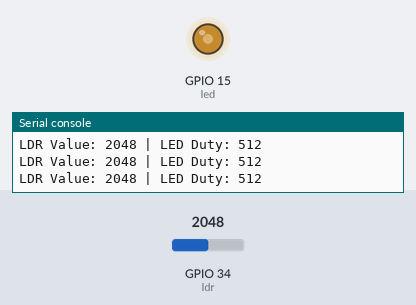
Bench run of a program on a simulated ESP32 board running MicroPython. On the bench: output pins drawn as LEDs (lit = HIGH), the last lines printed to the serial console. The inputs (shaded band) are chosen by the test bench; at power-on: GPIO 34 (ldr) = 2048 (analog values on the 0–4095 scale).

Above: at 1.2 s.
1.3 s: GPIO 34 (ldr) set to 2866
At 2.2 s:
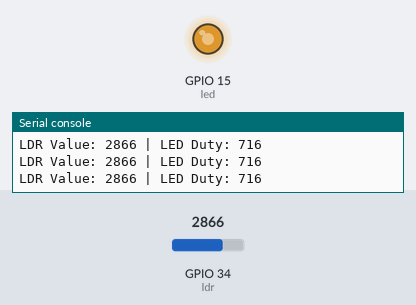
2.8 s: GPIO 34 (ldr) set to 3603
At 3.6 s:
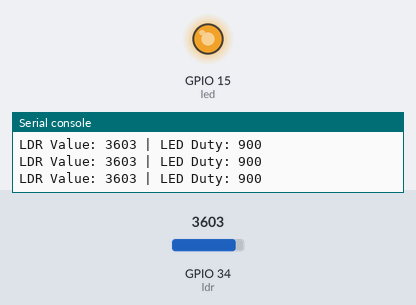
4.3 s: GPIO 34 (ldr) set to 983
At 5.0 s:
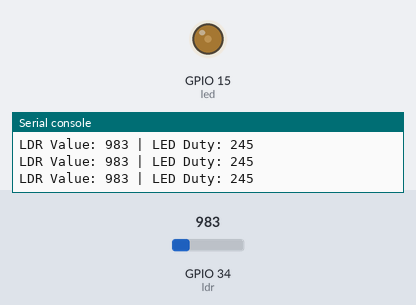
5.8 s: GPIO 34 (ldr) set to 0
At 6.4 s:
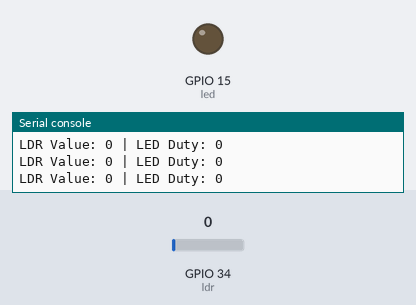
Timing chart, 0 to 8.3 s (numbered marks = the images above; inputs shaded):
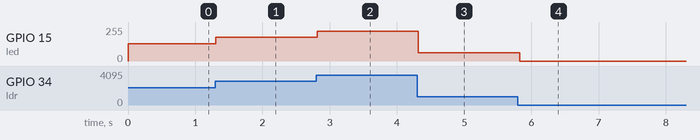

Measured:
- after the input at 1.3 s, GPIO 15 (led): 128/255 → 178/255 at once
- after the input at 2.8 s, GPIO 15 (led): 178/255 → 224/255 at once
- after the input at 4.3 s, GPIO 15 (led): 224/255 → 61/255 at once
- after the input at 5.8 s, GPIO 15 (led): 61/255 → 0/255 at once

The program:

task2_ldr.py
```python
from machine import Pin, PWM, ADC
import time

led = PWM(Pin(15), freq=5000)
ldr = ADC(Pin(34))
ldr.atten(ADC.ATTN_11DB)

print("--- Auto Lighting System ---")

while True:
    light_value = ldr.read()

    # חישוב עוצמת ההארה (מותאם לחומרת המודול בסימולטור)
    duty_cycle = int(light_value / 4)

    # הגנה מחריגת טווחים
    if duty_cycle < 0: duty_cycle = 0
    if duty_cycle > 1023: duty_cycle = 1023

    led.duty(duty_cycle)
    print(f"LDR Value: {light_value} | LED Duty: {duty_cycle}")
    time.sleep(0.1)
```
